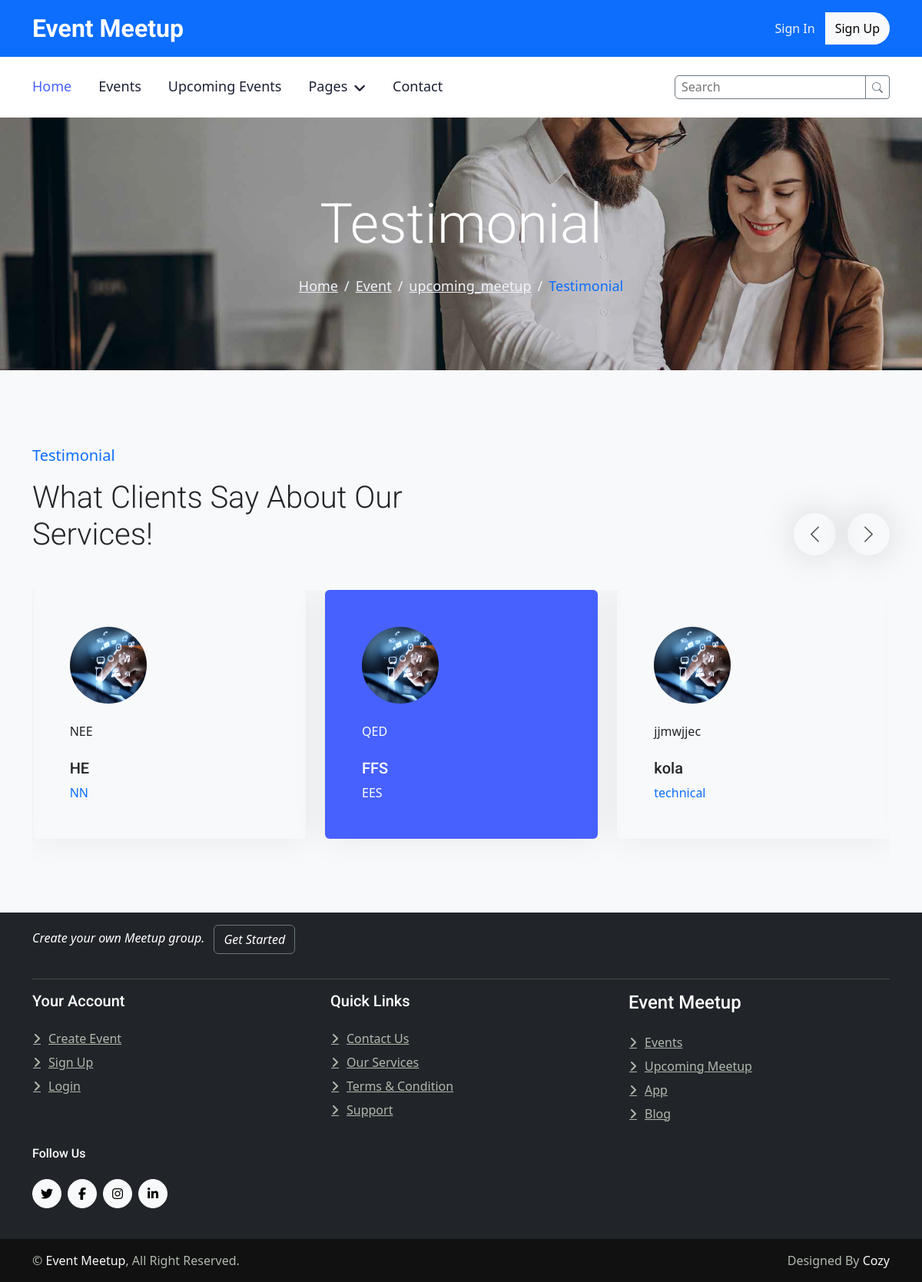
Page /meetup-testimonails/ on the committed database.
### meetup/models.py (models this page shows, shortened)
class Testimonial(models.Model):
    name=models.CharField(max_length=200)
    profession=models.CharField(max_length=200, null=True)
    comment=models.TextField(blank=True, null=True)
    image =models.ImageField(upload_to='testimonial_img')

### meetup/views.py (the view)
# urls.py: path('meetup-testimonails/', views.testimonial, name='meetup_testimonial'),
def testimonial(request):
    testimonials=Testimonial.objects.all().order_by('?')
    context={
        'testimonials': testimonials
    }
    return render(request, 'meetup/testimonial.html',context)

### meetup/templates/meetup/testimonial.html (shortened to what this page needs)
{% extends 'meetup/partials/base.html' %}
{% load static %}
{% block banner %}
    <div class="container-fluid page-header py-5 mb-5 wow fadeIn" data-wow-delay="0.1s">
        <div class="container text-center py-5">
            <h1 class="display-2 text-white mb-4 animated slideInDown">Testimonial</h1>
            <nav aria-label="breadcrumb animated slideInDown">
                <ol class="breadcrumb justify-content-center mb-0">
                    <li class="breadcrumb-item"><a href="{% url 'meetup-index' %}">Home</a></li>
                    <li class="breadcrumb-item"><a href="{% url 'meetup-event' %}">Event</a></li>
                    <li class="breadcrumb-item"><a href="{% url 'upcoming_meetup'%}">upcoming_meetup</a></li>
                    <li class="breadcrumb-item text-primary" aria-current="page">Testimonial</li>
                </ol>
            </nav>
        </div>
    </div>
{% endblock banner %}
{% block content %}
    <div class="container-xxl pt-5">
        <div class="container">
            <div class="text-center text-md-start pb-5 pb-md-0 wow fadeInUp" data-wow-delay="0.1s"
                style="max-width: 500px;">
                <p class="fs-5 fw-medium text-primary">Testimonial</p>
                <h1 class="display-6 mb-5">What Clients Say About Our Services!</h1>
            </div>
            <div class="owl-carousel testimonial-carousel wow fadeInUp" data-wow-delay="0.1s">
                {% for testimonial in testimonials %}
                <div class="testimonial-item rounded p-4 p-lg-5 mb-5">
                    <img class="mb-4" src="{{testimonial.image.url}}" alt="{{testimonial.name}}">
                    <p class="mb-4">{{testimonial.comment}}</p>
                    <h5>{{testimonial.name}}</h5>
                    <span class="text-primary">{{testimonial.profession}}</span>
                </div>
                {%empty%}
                <p class="h6 text-center fs-5">No comment yet</p>
                {% endfor %}
            </div>
        </div>
    </div>
{% endblock content %}

### meetup/static/meetup/css/style.css (style rules this page uses)
:root { --primary: #4761FF; --secondary: #555555; --light: #F1F3FA; --dark: #1C2035; }
.fw-medium { font-weight: 500; }
.page-header { background: linear-gradient(rgba(0, 0, 0, .1), rgba(0, 0, 0, .1)), url(../img/carousel-1.jpg) center center no-repeat; background-size: cover; }
.page-header .breadcrumb-item+.breadcrumb-item::before { color: var(--light); }
.page-header .breadcrumb-item, .page-header .breadcrumb-item a { font-size: 18px; color: var(--light); }
.testimonial-item { box-shadow: 0 0 45px rgba(0, 0, 0, .07); transition: .5s; }
.owl-item .testimonial-item, .testimonial-item * { transition: .5s; }
.owl-item.center .testimonial-item, .testimonial-item:hover { background: var(--primary); }
.owl-item.center .testimonial-item *, .testimonial-item:hover * { color: #FFFFFF !important; }
.testimonial-item img { width: 100px !important; height: 100px !important; border-radius: 100px; }

### rows in the picture
Testimonial: image (picture), comment "QED", name "FFS", profession "EES"
Testimonial: image (picture), comment "jjmwjjec", name "kola", profession "technical"
Testimonial: image (picture), comment "NEE", name "HE", profession "NN"
